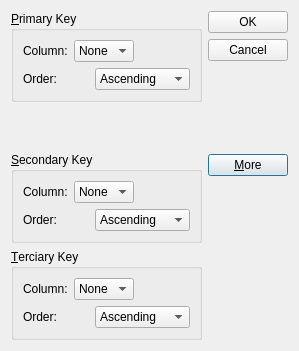
<?xml version="1.0" encoding="UTF-8"?>
<ui version="4.0">
 <class>Dialog</class>
 <widget class="QDialog" name="Dialog">
  <property name="geometry">
   <rect>
    <x>0</x>
    <y>0</y>
    <width>299</width>
    <height>351</height>
   </rect>
  </property>
  <property name="windowTitle">
   <string>Dialog</string>
  </property>
  <layout class="QGridLayout" name="gridLayout_4">
   <item row="0" column="0">
    <layout class="QVBoxLayout" name="verticalLayout_2">
     <item>
      <widget class="QGroupBox" name="primaryGroupBox">
       <property name="title">
        <string>&amp;Primary Key</string>
       </property>
       <layout class="QGridLayout" name="gridLayout">
        <item row="0" column="0">
         <layout class="QHBoxLayout" name="horizontalLayout">
          <item>
           <widget class="QLabel" name="label">
            <property name="text">
             <string>Column:</string>
            </property>
           </widget>
          </item>
          <item>
           <widget class="QComboBox" name="primaryColumnCombo">
            <item>
             <property name="text">
              <string>None</string>
             </property>
            </item>
           </widget>
          </item>
          <item>
           <spacer name="horizontalSpacer">
            <property name="orientation">
             <enum>Qt::Horizontal</enum>
            </property>
            <property name="sizeHint" stdset="0">
             <size>
              <width>40</width>
              <height>20</height>
             </size>
            </property>
           </spacer>
          </item>
         </layout>
        </item>
        <item row="1" column="0">
         <layout class="QHBoxLayout" name="horizontalLayout_2">
          <item>
           <widget class="QLabel" name="label_2">
            <property name="text">
             <string>Order:</string>
            </property>
           </widget>
          </item>
          <item>
           <widget class="QComboBox" name="primaryOrderCombo">
            <item>
             <property name="text">
              <string>Ascending</string>
             </property>
            </item>
            <item>
             <property name="text">
              <string>Descending</string>
             </property>
            </item>
           </widget>
          </item>
         </layout>
        </item>
       </layout>
      </widget>
     </item>
     <item>
      <spacer name="verticalSpacer">
       <property name="orientation">
        <enum>Qt::Vertical</enum>
       </property>
       <property name="sizeHint" stdset="0">
        <size>
         <width>18</width>
         <height>20</height>
        </size>
       </property>
      </spacer>
     </item>
     <item>
      <widget class="QGroupBox" name="secondaryGroupBox">
       <property name="title">
        <string>&amp;Secondary Key</string>
       </property>
       <layout class="QGridLayout" name="gridLayout_2">
        <item row="0" column="0">
         <layout class="QHBoxLayout" name="horizontalLayout_3">
          <item>
           <widget class="QLabel" name="label_3">
            <property name="text">
             <string>Column:</string>
            </property>
           </widget>
          </item>
          <item>
           <widget class="QComboBox" name="secondaryColumnCombo">
            <item>
             <property name="text">
              <string>None</string>
             </property>
            </item>
           </widget>
          </item>
          <item>
           <spacer name="horizontalSpacer_2">
            <property name="orientation">
             <enum>Qt::Horizontal</enum>
            </property>
            <property name="sizeHint" stdset="0">
             <size>
              <width>40</width>
              <height>20</height>
             </size>
            </property>
           </spacer>
          </item>
         </layout>
        </item>
        <item row="1" column="0">
         <layout class="QHBoxLayout" name="horizontalLayout_4">
          <item>
           <widget class="QLabel" name="label_4">
            <property name="text">
             <string>Order:</string>
            </property>
           </widget>
          </item>
          <item>
           <widget class="QComboBox" name="secondaryOrderCombo">
            <item>
             <property name="text">
              <string>Ascending</string>
             </property>
            </item>
            <item>
             <property name="text">
              <string>Descending</string>
             </property>
            </item>
           </widget>
          </item>
         </layout>
        </item>
       </layout>
      </widget>
     </item>
     <item>
      <widget class="QGroupBox" name="tertiaryGroupBox">
       <property name="title">
        <string>&amp;Terciary Key</string>
       </property>
       <layout class="QGridLayout" name="gridLayout_3">
        <item row="0" column="0">
         <layout class="QHBoxLayout" name="horizontalLayout_5">
          <item>
           <widget class="QLabel" name="label_5">
            <property name="text">
             <string>Column:</string>
            </property>
           </widget>
          </item>
          <item>
           <widget class="QComboBox" name="tertiaryColumnCombo">
            <item>
             <property name="text">
              <string>None</string>
             </property>
            </item>
           </widget>
          </item>
          <item>
           <spacer name="horizontalSpacer_3">
            <property name="orientation">
             <enum>Qt::Horizontal</enum>
            </property>
            <property name="sizeHint" stdset="0">
             <size>
              <width>40</width>
              <height>20</height>
             </size>
            </property>
           </spacer>
          </item>
         </layout>
        </item>
        <item row="1" column="0">
         <layout class="QHBoxLayout" name="horizontalLayout_6">
          <item>
           <widget class="QLabel" name="label_6">
            <property name="text">
             <string>Order:</string>
            </property>
           </widget>
          </item>
          <item>
           <widget class="QComboBox" name="tertiaryOrderCombo">
            <item>
             <property name="text">
              <string>Ascending</string>
             </property>
            </item>
            <item>
             <property name="text">
              <string>Descending</string>
             </property>
            </item>
           </widget>
          </item>
         </layout>
        </item>
       </layout>
      </widget>
     </item>
    </layout>
   </item>
   <item row="0" column="1">
    <layout class="QVBoxLayout" name="verticalLayout_3">
     <item>
      <layout class="QVBoxLayout" name="verticalLayout">
       <item>
        <widget class="QDialogButtonBox" name="buttonBox">
         <property name="orientation">
          <enum>Qt::Vertical</enum>
         </property>
         <property name="standardButtons">
          <set>QDialogButtonBox::Cancel|QDialogButtonBox::Ok</set>
         </property>
        </widget>
       </item>
       <item>
        <spacer name="verticalSpacer_2">
         <property name="orientation">
          <enum>Qt::Vertical</enum>
         </property>
         <property name="sizeHint" stdset="0">
          <size>
           <width>20</width>
           <height>13</height>
          </size>
         </property>
        </spacer>
       </item>
       <item>
        <widget class="QPushButton" name="moreButton">
         <property name="text">
          <string>&amp;More</string>
         </property>
         <property name="checkable">
          <bool>true</bool>
         </property>
         <property name="default">
          <bool>true</bool>
         </property>
        </widget>
       </item>
      </layout>
     </item>
     <item>
      <spacer name="verticalSpacer_3">
       <property name="orientation">
        <enum>Qt::Vertical</enum>
       </property>
       <property name="sizeHint" stdset="0">
        <size>
         <width>20</width>
         <height>40</height>
        </size>
       </property>
      </spacer>
     </item>
    </layout>
   </item>
  </layout>
 </widget>
 <tabstops>
  <tabstop>primaryColumnCombo</tabstop>
  <tabstop>primaryOrderCombo</tabstop>
  <tabstop>moreButton</tabstop>
  <tabstop>tertiaryOrderCombo</tabstop>
  <tabstop>secondaryColumnCombo</tabstop>
  <tabstop>secondaryOrderCombo</tabstop>
  <tabstop>tertiaryColumnCombo</tabstop>
 </tabstops>
 <resources/>
 <connections>
  <connection>
   <sender>buttonBox</sender>
   <signal>accepted()</signal>
   <receiver>Dialog</receiver>
   <slot>accept()</slot>
   <hints>
    <hint type="sourcelabel">
     <x>211</x>
     <y>81</y>
    </hint>
    <hint type="destinationlabel">
     <x>157</x>
     <y>274</y>
    </hint>
   </hints>
  </connection>
  <connection>
   <sender>buttonBox</sender>
   <signal>rejected()</signal>
   <receiver>Dialog</receiver>
   <slot>reject()</slot>
   <hints>
    <hint type="sourcelabel">
     <x>237</x>
     <y>81</y>
    </hint>
    <hint type="destinationlabel">
     <x>286</x>
     <y>274</y>
    </hint>
   </hints>
  </connection>
  <connection>
   <sender>moreButton</sender>
   <signal>toggled(bool)</signal>
   <receiver>secondaryGroupBox</receiver>
   <slot>setVisible(bool)</slot>
   <hints>
    <hint type="sourcelabel">
     <x>250</x>
     <y>333</y>
    </hint>
    <hint type="destinationlabel">
     <x>125</x>
     <y>157</y>
    </hint>
   </hints>
  </connection>
  <connection>
   <sender>moreButton</sender>
   <signal>toggled(bool)</signal>
   <receiver>tertiaryGroupBox</receiver>
   <slot>setVisible(bool)</slot>
   <hints>
    <hint type="sourcelabel">
     <x>266</x>
     <y>319</y>
    </hint>
    <hint type="destinationlabel">
     <x>145</x>
     <y>261</y>
    </hint>
   </hints>
  </connection>
 </connections>
</ui>
